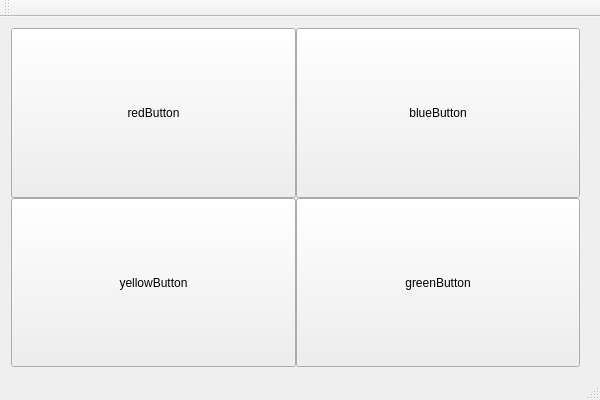
<?xml version="1.0" encoding="UTF-8"?>
<ui version="4.0">
 <class>SimonSaysUIClass</class>
 <widget class="QMainWindow" name="SimonSaysUIClass">
  <property name="geometry">
   <rect>
    <x>0</x>
    <y>0</y>
    <width>600</width>
    <height>400</height>
   </rect>
  </property>
  <property name="windowTitle">
   <string>SimonSaysUI</string>
  </property>
  <widget class="QWidget" name="centralWidget">
   <layout class="QGridLayout" name="gridLayout_2">
    <item row="0" column="0">
     <layout class="QGridLayout" name="gridLayout">
      <property name="rightMargin">
       <number>9</number>
      </property>
      <property name="spacing">
       <number>0</number>
      </property>
      <item row="1" column="1">
       <widget class="QPushButton" name="greenButton">
        <property name="sizePolicy">
         <sizepolicy hsizetype="Expanding" vsizetype="Expanding">
          <horstretch>0</horstretch>
          <verstretch>0</verstretch>
         </sizepolicy>
        </property>
        <property name="text">
         <string>greenButton</string>
        </property>
       </widget>
      </item>
      <item row="0" column="1">
       <widget class="QPushButton" name="blueButton">
        <property name="sizePolicy">
         <sizepolicy hsizetype="Expanding" vsizetype="Expanding">
          <horstretch>0</horstretch>
          <verstretch>0</verstretch>
         </sizepolicy>
        </property>
        <property name="sizeIncrement">
         <size>
          <width>0</width>
          <height>0</height>
         </size>
        </property>
        <property name="font">
         <font>
          <bold>false</bold>
         </font>
        </property>
        <property name="text">
         <string>blueButton</string>
        </property>
       </widget>
      </item>
      <item row="0" column="0">
       <widget class="QPushButton" name="redButton">
        <property name="sizePolicy">
         <sizepolicy hsizetype="Expanding" vsizetype="Expanding">
          <horstretch>0</horstretch>
          <verstretch>0</verstretch>
         </sizepolicy>
        </property>
        <property name="text">
         <string>redButton</string>
        </property>
       </widget>
      </item>
      <item row="1" column="0">
       <widget class="QPushButton" name="yellowButton">
        <property name="sizePolicy">
         <sizepolicy hsizetype="Expanding" vsizetype="Expanding">
          <horstretch>0</horstretch>
          <verstretch>0</verstretch>
         </sizepolicy>
        </property>
        <property name="text">
         <string>yellowButton</string>
        </property>
       </widget>
      </item>
     </layout>
    </item>
   </layout>
  </widget>
  <widget class="QMenuBar" name="menuBar">
   <property name="geometry">
    <rect>
     <x>0</x>
     <y>0</y>
     <width>600</width>
     <height>21</height>
    </rect>
   </property>
  </widget>
  <widget class="QToolBar" name="mainToolBar">
   <attribute name="toolBarArea">
    <enum>TopToolBarArea</enum>
   </attribute>
   <attribute name="toolBarBreak">
    <bool>false</bool>
   </attribute>
  </widget>
  <widget class="QStatusBar" name="statusBar"/>
 </widget>
 <layoutdefault spacing="6" margin="11"/>
 <resources>
  <include location="SimonSaysUI.qrc"/>
 </resources>
 <connections/>
</ui>
